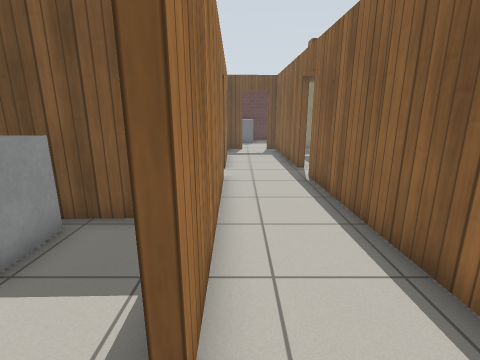
View 1 (above)

21 first-person views from a walk through a robot-simulator world made for Gazebo. The camera is 1.2 m above the floor, tilts 14° down and sees 85° across. Floor lines are 1 m apart. The floor is counted in squares, 0.5 m on a side. Each view is taken from the middle of a square. On the plan, view 1 faces up. The plan holds only what a view shows up to about 17 squares ahead; the rest is blank. Gazebo's built-in surfaces are drawn with simple patterns. Some stock models are drawn as simple stand-ins.

View 2
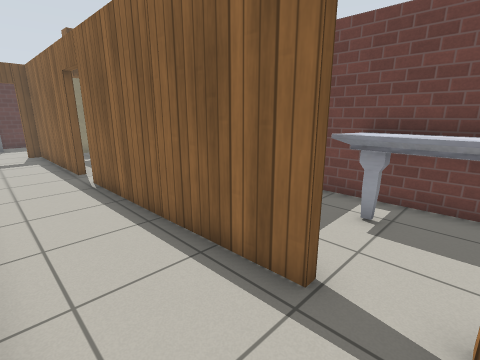

View 3
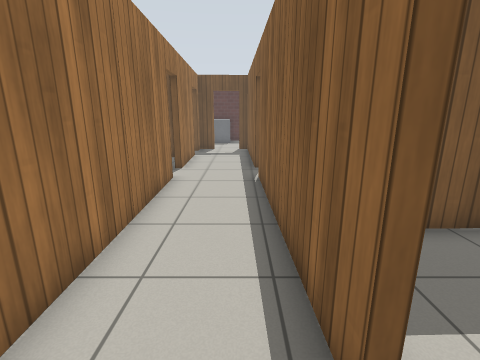

View 4
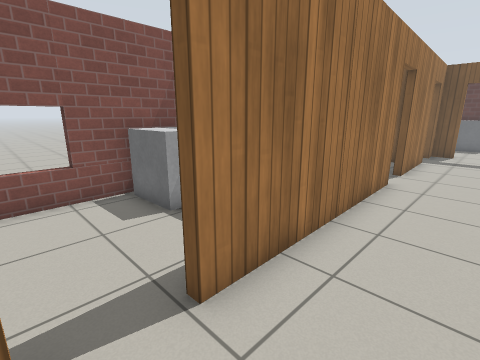

View 5
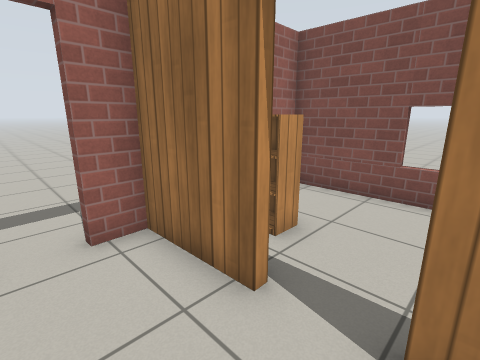

View 6
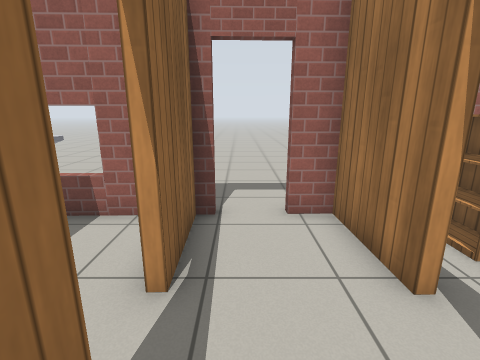

View 7
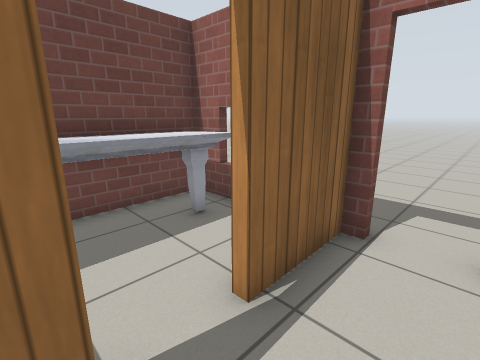

View 8
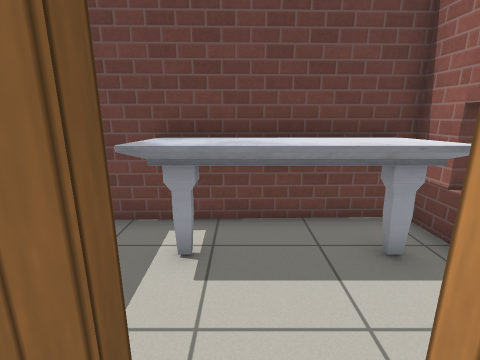

View 9
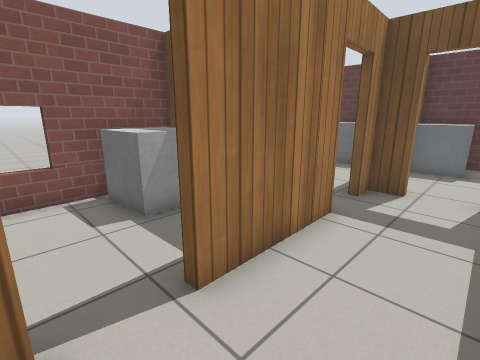

View 10
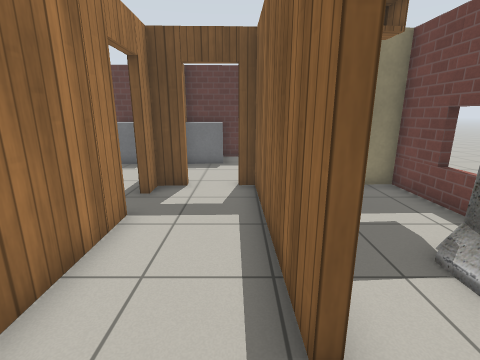

View 11
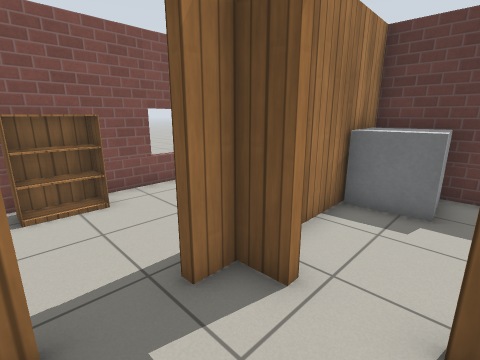

View 12
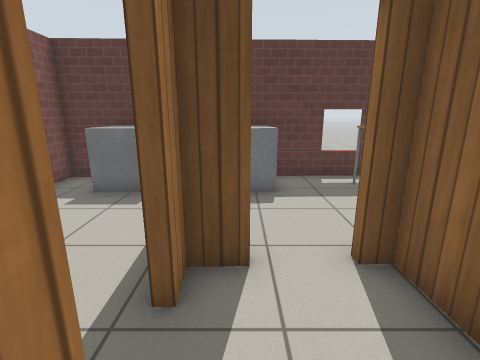

View 13
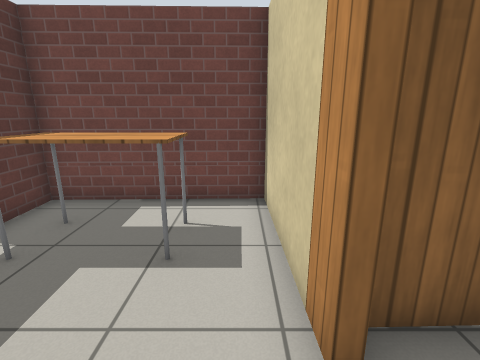

View 14
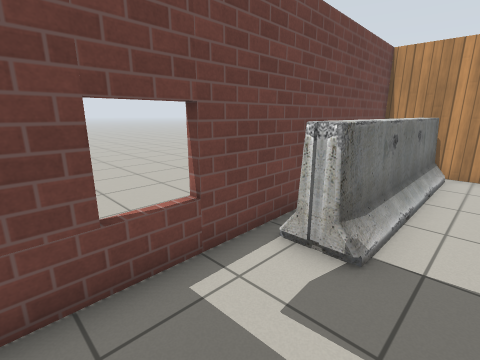

View 15
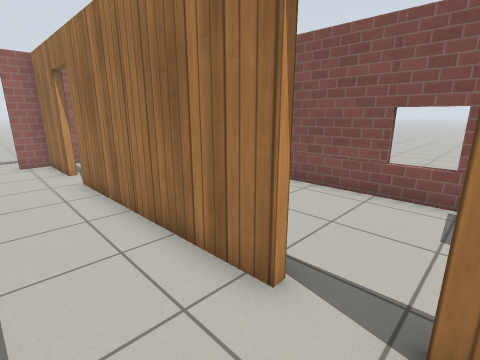

View 16
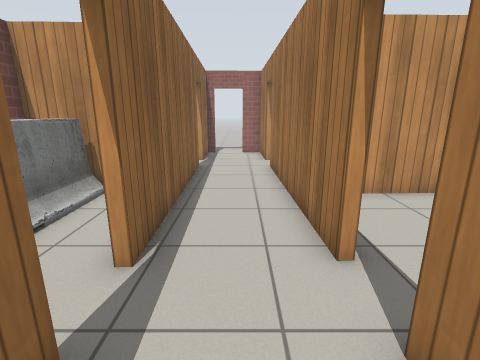

View 17
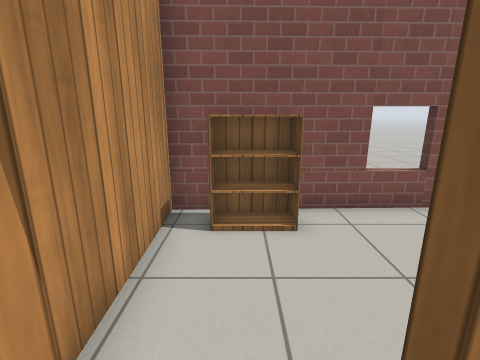

View 18
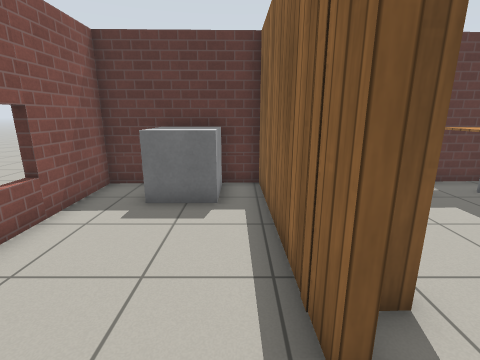

View 19
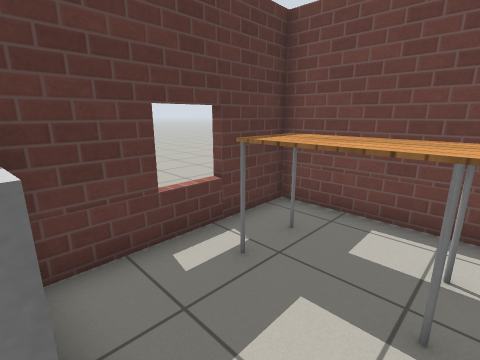

View 20
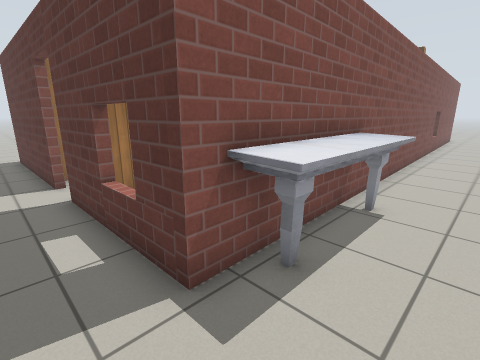

View 21
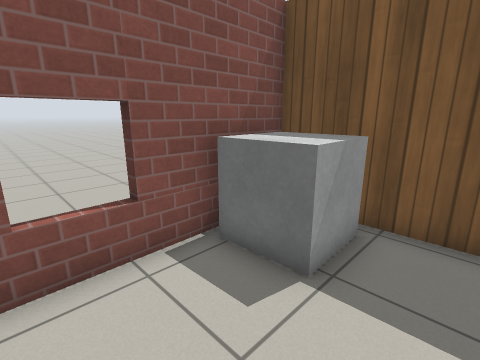

### Floor plan
Ten units are one square. View 1 is at (0, 0); x grows to the right and y downward. Boxes are objects, and circles mark ways between rooms. Rooms are numbered by the first view taken in them; rooms with no view inside come last. Other rooms are left out.
<svg viewBox="-72 -260 172 301">
<path fill="none" stroke="#000" d="M-6 -101 -4 -15 -8 -15M27 -119 25 -189 20 -189 19 -191M30 -16 27 -101M-8 -162 -7 -119M-8 3 -4 3 -3 32 7 31M2 -188 -9 -188 -8 -179M31 31 30 1M19 -191 74 -193 72 -254 14 -253M-4 -253 -10 -252 -9 -208M44 -55 77 -56 74 -190 47 -189M-11 -179 -13 -252 -67 -251 -64 -152 -19 -154M74 -156 79 -156M77 -168 81 -23M78 -171 73 -171M82 25 82 32 25 34M7 34 -46 36M-19 -59 -62 -57 -60 33 -33 32M-64 -123 -62 -64M-60 -150 -64 -149 -64 -142M-53 -61 -28 -61M78 -24 78 -40M34 18 34 24M44 30 79 29 79 23M65 -53 60 -52"/>
<rect x="-5" y="-255" width="20" height="30" fill="#bbb"><title>other object</title></rect>
<rect x="35" y="-245" width="20" height="40" fill="#bbb"><title>table</title></rect>
<rect x="55" y="-145" width="20" height="90" fill="#bbb"><title>barrier</title></rect>
<rect x="-65" y="-185" width="20" height="20" fill="#bbb"><title>bookshelf</title></rect>
<rect x="-45" y="-245" width="20" height="20" fill="#bbb"><title>other object</title></rect>
<rect x="-55" y="-55" width="20" height="30" fill="#bbb"><title>other object</title></rect>
<rect x="-35" y="5" width="20" height="20" fill="#bbb"><title>bookshelf</title></rect>
<rect x="-65" y="-145" width="30" height="20" fill="#bbb"><title>other object</title></rect>
<rect x="55" y="-35" width="40" height="60" fill="#bbb"><title>marble table</title></rect>
<circle cx="15" cy="-190" r="3" fill="#2a7"/>
<circle cx="30" cy="-110" r="3" fill="#2a7"/>
<circle cx="-10" cy="-170" r="3" fill="#2a7"/>
<circle cx="15" cy="30" r="3" fill="#2a7"/>
<circle cx="-7" cy="-7" r="3" fill="#2a7"/>
<circle cx="-10" cy="-105" r="3" fill="#2a7"/>
<circle cx="30" cy="-5" r="3" fill="#2a7"/>
<text x="10" y="-80">1</text>
<text x="30" y="-220">2</text>
<text x="50" y="-120">3</text>
<text x="-40" y="-200">4</text>
<text x="90" y="-120">5</text>
<text x="-40" y="-20">6</text>
<text x="-40" y="-110">7</text>
<text x="60" y="-10">8</text>
</svg>
Room 1 opens to room 2. Room 1 opens to room 3. Room 1 opens to room 4. Room 1 opens to room 5. Room 1 opens to room 6. Room 1 opens to room 7. Room 1 opens to room 8.

Where each view was taken, in squares from view 1:
view 1: 0 up, 0 right, facing up
view 2: 0 up, 0 right, facing up-right
view 3: 0 up, 2 right, facing up
view 4: 0 up, 2 right, facing up-left
view 5: 2 up, 2 right, facing down-left
view 6: 3 up, 2 right, facing down
view 7: 2 up, 1 right, facing down-right
view 8: 1 up, 2 right, facing right
view 9: 10 up, 2 right, facing up-left
view 10: 10 up, 2 right, facing up
view 11: 16 up, 2 right, facing up-left
view 12: 15 up, 0 right, facing up
view 13: 20 up, 0 right, facing right
view 14: 18 up, 4 right, facing down-right
view 15: 12 up, 2 right, facing down-left
view 16: 14 up, 1 right, facing down
view 17: 17 up, 0 right, facing left
view 18: 16 up, 2 left, facing up
view 19: 21 up, 1 right, facing up-right
view 20: 5 down, 11 right, facing up-left
view 21: 0 up, 2 left, facing up-left
